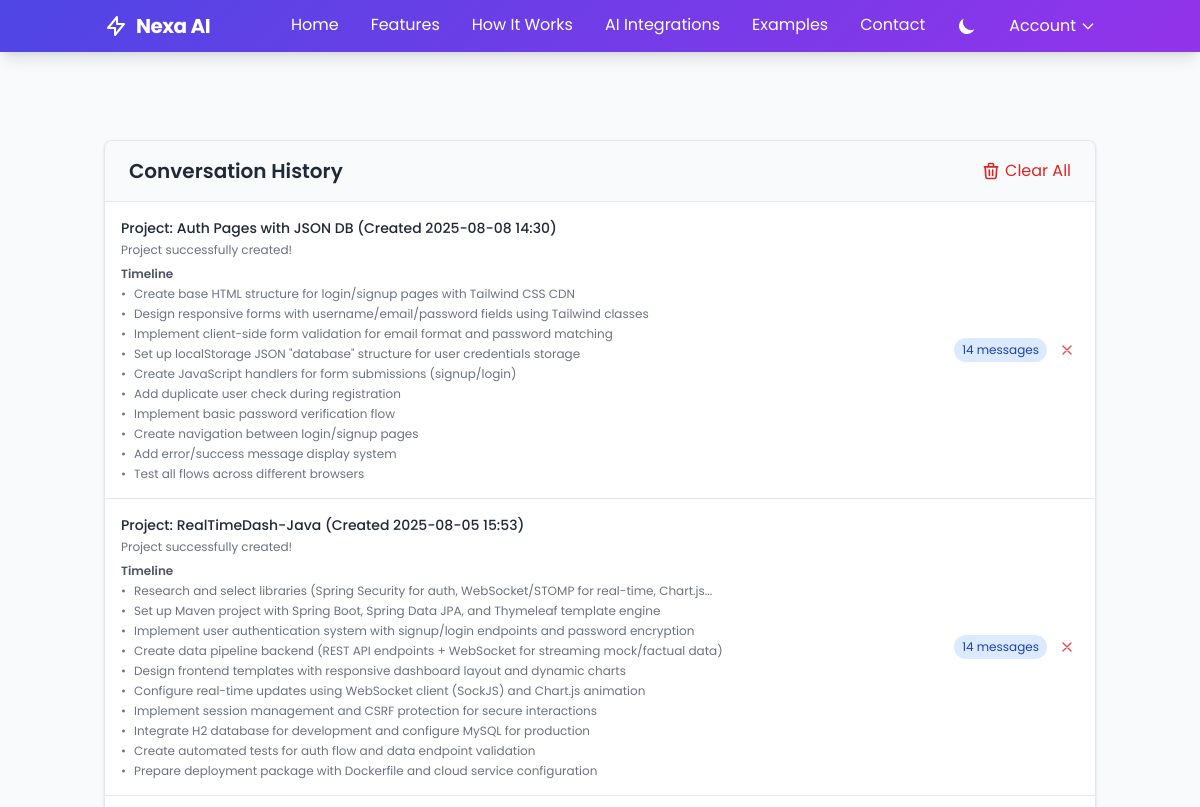
Before: /history (signed in, upper part) with the older database file.
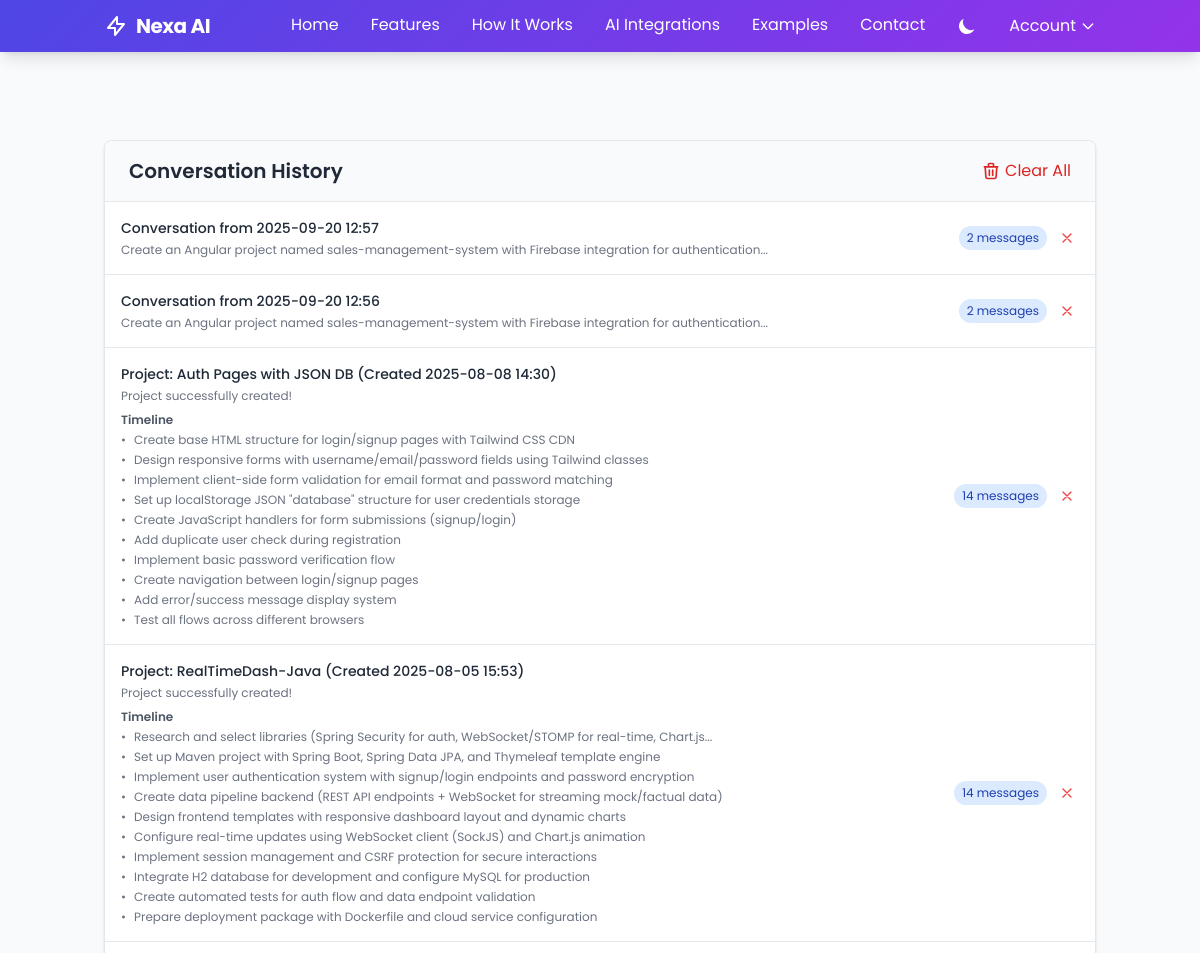
After: the same page with the newer database file.
### app.py (models this page shows)
class Conversation(db.Model):
    id = db.Column(db.Integer, primary_key=True)
    user_id = db.Column(db.Integer, db.ForeignKey('user.id'), nullable=False)
    timestamp = db.Column(db.DateTime, nullable=False, default=datetime.utcnow)
    messages = db.Column(db.JSON, nullable=False)
    project_name = db.Column(db.String(100), nullable=True)
    project_plan = db.Column(db.JSON, nullable=True)

### app.py (the view)
@app.route('/history')
@login_required
def history():
    try:
        conversations = Conversation.query.filter_by(user_id=current_user.id).order_by(Conversation.timestamp.desc()).all()
        return render_template('history.html', history_items=conversations)
    except Exception as e:
        flash(f'Error loading history: {str(e)}', 'error')
        return render_template('history.html', history_items=[])

### app.py (called while the page is built)
@login_manager.user_loader
def load_user(user_id):
    try:
        return db.session.get(User, int(user_id))
    except ValueError:
        session.pop('_user_id', None)
        return None

### templates/history.html (shortened to what this page needs)
{% extends "base.html" %}
{% block content %}
<div class="container mx-auto px-4 py-6">
    <div class="bg-white dark:bg-gray-800 rounded-lg shadow overflow-hidden border border-gray-200 dark:border-gray-700">
        <div class="bg-gray-50 dark:bg-gray-700 px-6 py-4 border-b border-gray-200 dark:border-gray-600">
            <div class="flex items-center justify-between">
                <h2 class="text-xl font-semibold text-gray-800 dark:text-white">Conversation History</h2>
                <button id="clear-all-history" class="text-red-600 dark:text-red-400 hover:text-red-800 dark:hover:text-red-300 flex items-center">
                    Clear All
                </button>
            </div>
        </div>
        <div class="divide-y divide-gray-200 dark:divide-gray-700">
            {% if history_items %}
                {% for conversation in history_items %}
                <div class="history-item p-4 hover:bg-gray-50 dark:hover:bg-gray-700 transition-colors cursor-pointer flex justify-between items-center"
                     data-id="{{ conversation.id }}">
                    <div class="flex-1 min-w-0">
                        {% if conversation.project_name %}
                        <h3 class="text-sm font-medium text-gray-800 dark:text-gray-200 truncate">
                            Project: {{ conversation.project_name }} (Created {{ conversation.timestamp.strftime('%Y-%m-%d %H:%M') }})
                        </h3>
                        <p class="text-xs text-gray-500 dark:text-gray-400 mt-1">
                            {{ conversation.messages | selectattr('type', 'equalto', 'project') | map(attribute='content') | first | default('Project created') }}
                        </p>
                        {% if conversation.project_plan and conversation.project_plan.plans %}
                        <div class="mt-2">
                            <h4 class="text-xs font-semibold text-gray-600 dark:text-gray-300">Timeline</h4>
                            <ul class="mt-1 space-y-1">
                                {% for step, description in conversation.project_plan.plans.items() %}
                                <li class="flex items-start text-xs text-gray-500 dark:text-gray-400">
                                    <span class="mr-2">•</span>
                                    <span>{{ description | truncate(100) }}</span>
                                </li>
                                {% endfor %}
                            </ul>
                        </div>
                        {% endif %}
                        {% else %}
                        <h3 class="text-sm font-medium text-gray-800 dark:text-gray-200 truncate">
                            Conversation from {{ conversation.timestamp.strftime('%Y-%m-%d %H:%M') }}
                        </h3>
                        <p class="text-xs text-gray-500 dark:text-gray-400 truncate mt-1">
                            {{ conversation.messages[0].content[:100] }}{% if conversation.messages[0].content|length > 100 %}...{% endif %}
                        </p>
                        {% endif %}
                    </div>
                    <div class="flex items-center space-x-2">
                        <span class="text-xs bg-blue-100 dark:bg-blue-900 text-blue-800 dark:text-blue-200 px-2 py-1 rounded-full">
                            {{ conversation.messages|length }} messages
                        </span>
                        <button class="delete-history p-1 rounded-full hover:bg-red-100 dark:hover:bg-red-900 transition-colors" data-id="{{ conversation.id }}">
                            <svg xmlns="http://www.w3.org/2000/svg" class="h-4 w-4 text-red-500 dark:text-red-400" fill="none" viewBox="0 0 24 24" stroke="currentColor">
                                <path stroke-linecap="round" stroke-linejoin="round" stroke-width="2" d="M6 18L18 6M6 6l12 12" />
                            </svg>
                        </button>
                    </div>
                </div>
                {% endfor %}
            {% endif %}
        </div>
    </div>
</div>
{% endblock %}

### templates/base.html (shortened to what this page needs)
<!DOCTYPE html>
<html lang="en">
<head>
    <script src="https://cdn.tailwindcss.com"></script>
</head>
<body class="bg-gray-50 text-gray-900 dark:bg-gray-900 dark:text-gray-200">
    <nav class="gradient-bg text-white shadow-lg sticky top-0 z-50">
        <div class="container mx-auto px-4 py-3 flex justify-between items-center">
            <a href="{{ url_for('index') }}" class="text-xl font-bold tracking-tight flex items-center" aria-label="Nexa AI Home">
                <svg class="w-6 h-6 mr-2" fill="none" stroke="currentColor" viewBox="0 0 24 24" xmlns="http://www.w3.org/2000/svg">
                    <path stroke-linecap="round" stroke-linejoin="round" stroke-width="2" d="M13 10V3L4 14h7v7l9-11h-7z"></path>
                </svg>
                Nexa AI
            </a>
            <div class="hidden md:flex items-center space-x-8">
                <a href="{{ url_for('index') }}" class="nav-link text-white hover:text-gray-200" aria-label="Home">Home</a>
                <a href="{{ url_for('features') }}" class="nav-link text-white hover:text-gray-200" aria-label="Features">Features</a>
                <a href="{{ url_for('how_its_works') }}" class="nav-link text-white hover:text-gray-200" aria-label="How It Works">How It Works</a>
                <a href="{{ url_for('integrations') }}" class="nav-link text-white hover:text-gray-200" aria-label="AI Integrations">AI Integrations</a>
                <a href="{{ url_for('examples') }}" class="nav-link text-white hover:text-gray-200" aria-label="Examples">Examples</a>
                <a href="{{ url_for('contact') }}" class="nav-link text-white hover:text-gray-200" aria-label="Contact">Contact</a>
                <button id="theme-toggle" type="button" class="text-white hover:text-gray-200 focus:outline-none" aria-label="Toggle Dark Mode">
                    <svg id="theme-toggle-dark-icon" class="w-5 h-5" fill="currentColor" viewBox="0 0 20 20" xmlns="http://www.w3.org/2000/svg">
                        <path d="M17.293 13.293A8 8 0 016.707 2.707a8.001 8.001 0 1010.586 10.586z"></path>
                    </svg>
                </button>
                {% if current_user.is_authenticated %}
                    <div class="ml-4 relative">
                        <button id="account-btn" type="button" class="flex items-center space-x-1 text-white focus:outline-none hover:text-gray-200 transition-colors" aria-label="Account Menu">
                            <span>Account</span>
                            <svg class="w-4 h-4" fill="none" stroke="currentColor" viewBox="0 0 24 24" xmlns="http://www.w3.org/2000/svg">
                                <path stroke-linecap="round" stroke-linejoin="round" stroke-width="2" d="M19 9l-7 7-7-7"></path>
                            </svg>
                        </button>
                    </div>
                {% endif %}
            </div>
        </div>
    </nav>
    <main class="container mx-auto pt-16">
        {% block content %}{% endblock %}
    </main>
</body>
</html>

### templates/base.html (style rules this page uses)
body { font-family: 'Poppins', sans-serif; min-height: 100vh; display: flex; flex-direction: column; transition: background-color 0.3s ease, color 0.3s ease; }
.gradient-bg { background: linear-gradient(135deg, #4F46E5, #9333EA); }
.container { flex: 1; }
.nav-link { position: relative; padding-bottom: 2px; }
.nav-link:after { content: ''; position: absolute; width: 0; height: 2px; bottom: 0; left: 0; background-color: white; transition: width 0.3s ease; }
.transition-colors { transition-property: background-color, border-color, color, fill, stroke; transition-timing-function: cubic-bezier(0.4, 0, 0.2, 1); transition-duration: 300ms; }

### templates/history.html (style rules this page uses)
.history-item { transition: all 0.2s ease; }

Changed rows visible on the page:
added Conversation: timestamp "2025-09-20 12:57", messages "Create an Angular project named sales-management-system with Firebase integration for authentication", messages|length "2"
added Conversation: timestamp "2025-09-20 12:56", messages "Create an Angular project named sales-management-system with Firebase integration for authentication", messages|length "2"
